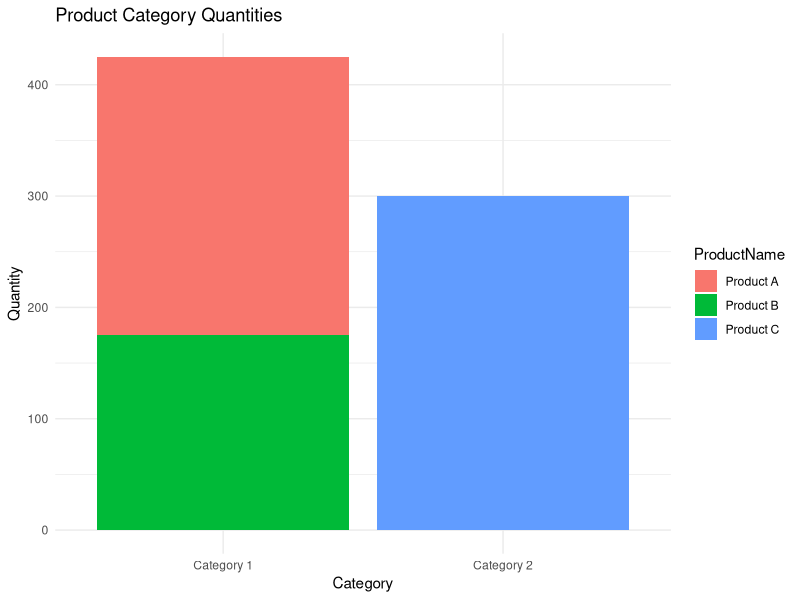

Write R code to recreate this figure.
library(ggplot2)

df14_cat <- data.frame(
  Category = c("Category 1", "Category 1", "Category 2"),
  ProductName = c("Product A", "Product B", "Product C"),
  Quantity = c(250, 175, 300)
)

ggplot(df14_cat, aes(x = Category, y = Quantity, fill = ProductName)) +
  geom_bar(stat = "identity") +
  labs(title = "Product Category Quantities", x = "Category", y = "Quantity") +
  theme_minimal()
